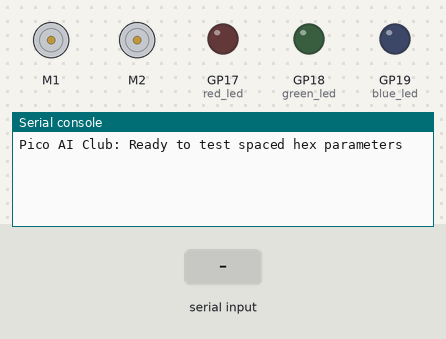
A program run on a simulated Raspberry Pi Pico running MicroPython. On the bench: 2 × DC motor (green arrow = forward, orange = backward, longer = faster), output pins drawn as LEDs (lit = HIGH), the last lines printed to the serial console. Inputs (shaded band) come from the test bench. Library files of the repository ran but are not shown: 1 file(s).

Above: at 1.2 s.
1.3 s: "AA01" received over the second serial link
At 2.1 s:
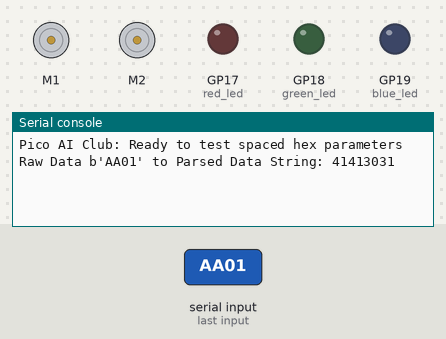
2.8 s: "BB01" received over the second serial link
At 3.3 s:
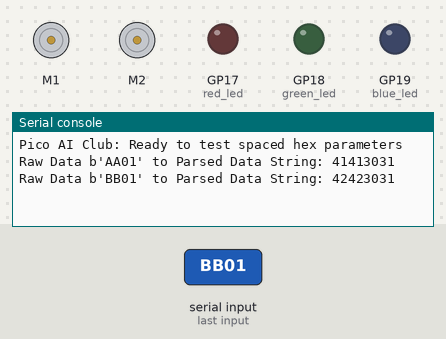
4.3 s: "CC01" received over the second serial link
At 5.8 s:
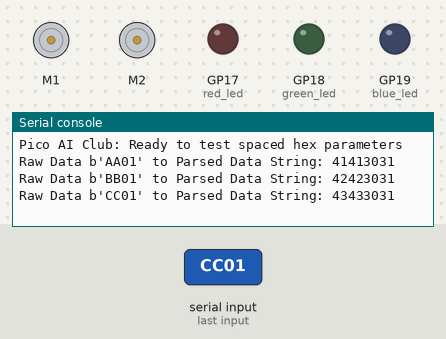

Measured:
- after the input at 1.3 s, the serial console: prints a new line at once (image 1)
- after the input at 2.8 s, the serial console: prints a new line at once (image 2)
- after the input at 4.3 s, the serial console: prints a new line at once (image 3)

The program:

vc02-ledlightsdemo.py
```python
#Example using comparing parameter used in the firmware
#AA 01 converted to AA01
#BB 01 converted to BB01

from machine import Pin, UART
import time
from picozero import Robot,LED
from time import sleep


robot_rover = Robot(left=(14,15), right=(12,13))
"""
robot_rover.forward()
robot_rover.backward()
robot_rover.stop()
robot_rover.left(t=1, wait=True)
robot_rover.right(t=1,wait=True)

"""
# 1. Target the physical external Red LED connected to GP17

red_led =  LED(17)
green_led= LED(18)
blue_led = LED(19)
red_led.off()
green_led.off()
blue_led.off()

# Set up UART1 exactly with your requested pins and timeout
#VC02 RX connects to TX of Pico(Pin 4)
#VC02 TX connects to RX of Pico(Pin 5)
uart =  UART(1, baudrate=9600, tx= Pin(4), rx= Pin(5), timeout=20)

print("Pico AI Club: Ready to test spaced hex parameters ")

while True:
    if uart.any():

        # 1. Read the raw incoming hardware bytes from UART1
        raw_bytes = uart.read()

        # 2. Convert the raw binary data into a clean, uppercase text string
        data = raw_bytes.hex().upper()

        # 3. Print out the parsed data so you can see it live on your monitor
        print(f"Raw Data {raw_bytes} to Parsed Data String: {data}")

        # 4. Look for your custom string tokens anywhere inside the incoming data
        if 'AA01' in data:
            print("Green Light On")
            green_led.on()
        elif 'AA02' in data:
            print("Green Light Off")
            green_led.off()

        elif 'BB01' in data:
            print('Red Light ON')
            red_led.on()
            print("-------")
        elif 'BB02' in data:
            print('Red Light Off')
            red_led.off()
        elif 'CC01' in data:
            print('Blue Light On')
            blue_led.on()
        elif 'CC02' in data:
            print('Blue Light Off')
            blue_led.off()
        else:
            pass

    time.sleep(0.05)
```
